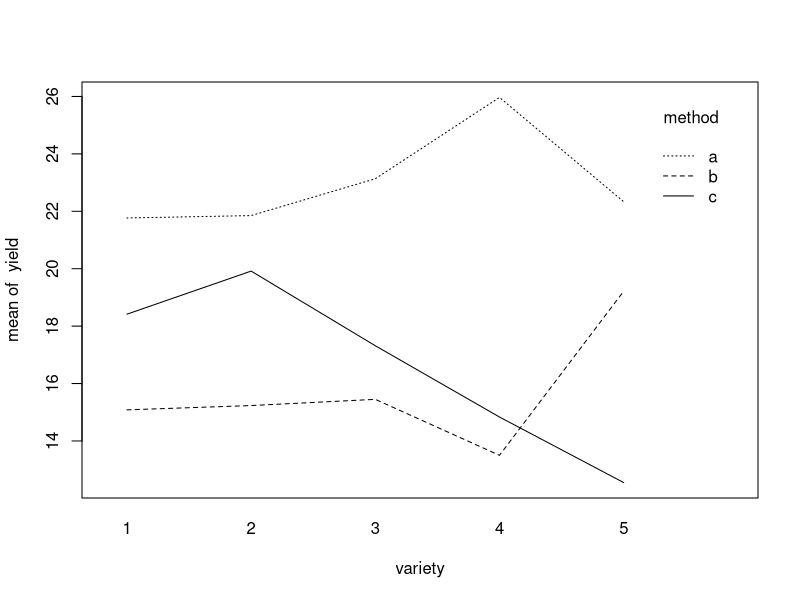

Source code (R):
# Example 2 of factorial design
# Install packages if not already installed
#install.packages(c("tidyverse", "car", "emmeans"))

library(tidyverse)
library(car)
library(emmeans)




# Raw input data
factorial <- data.frame(
  method = rep(c("a", "b", "c"), each = 30),
  variety = rep(c("1", "2", "3", "4", "5"), each = 6),
  yield = c(
    221, 241, 191, 221, 251, 181,       
    271, 151, 206, 286, 151, 246,
    223, 258, 228, 283, 213, 183,
   198, 283, 268, 273, 268, 268,
   200, 170, 240, 225, 280, 225,
    135, 145, 115,  60, 270, 180,
    169, 174, 104, 194, 119, 154,
     157, 102, 167, 197, 182, 122,
     151,  65, 171,  76, 136, 211,
     218, 228, 188, 213, 163, 143,
     190, 220, 200, 145, 190, 160,
     200, 220, 255, 165, 180, 175,
     164, 144, 214, 199, 104, 214,
   245, 160, 110,  75, 145, 155,
     118, 143, 213,  63,  78, 138        
  )
)



factorial$method <- as.factor(factorial$method)
factorial$variety <- as.factor(factorial$variety)
factorial <- factorial %>%
  mutate(yield = yield / 10)
############################################################################################################
# Fit model with interaction + Type III ANOVA
model.grasses <- lm(yield ~ variety * method, data = factorial)
Anova(model.grasses, type = "III")  

# Variety*Method LSMeans
emm_vm <- emmeans(model.grasses, ~ variety * method)
with(factorial,
     interaction.plot(variety,method,yield)) 

# Method*Variety LSMeans
emm_mv <- emmeans(model.grasses, ~ method * variety)
summary(emm_mv)

# Slice by variety
emmeans(model.grasses, ~ method | variety) %>%
  contrast(method = "pairwise")  
# Slice by method
emmeans(model.grasses, ~ variety | method) %>%
  contrast(method = "pairwise")  

#########################################################################################################
# Simple Effect Comparisons Table
emm_all <- emmeans(model.grasses, ~ method * variety)

# Simple effects by variety
contrast(emm_all, method = "pairwise", by = "variety")

# Simple effects by method
contrast(emm_all, method = "pairwise", by = "method")


# Contrast: A vs B,C in V1
contrast(emm_all, method = list(
  "A vs B,C in V1" = c(2, 0, 0, 0, 0, -1, 0, 0, 0, 0, -1, 0, 0, 0, 0)
), adjust = "none")

contrast(emm_all, method = list(
  "A vs B,C in V1" = c(2, 0, 0, 0, 0, -1, 0, 0, 0, 0, -1, 0, 0, 0, 0),
  "A vs B,C in V2" = c(0, 2, 0, 0, 0, 0, -1, 0, 0, 0, 0, -1, 0, 0, 0),
  "A vs B,C in V3" = c(0, 0, 2, 0, 0, 0, 0, -1, 0, 0, 0, 0, -1, 0, 0),
  "A vs B,C in V4" = c(0, 0, 0, 2, 0, 0, 0, 0, -1, 0, 0, 0, 0, -1, 0),
  "A vs B,C in V5" = c(0, 0, 0, 0, 2, 0, 0, 0, 0, -1, 0, 0, 0, 0, -1)
), adjust = "none")

# V1 vs V5
contrast(emm_all, method = list(
  "A vs B,C by V1 vs V5" = c(1, 0, 0, 0, -1, -0.5, 0, 0, 0, 0.5, -0.5, 0, 0, 0, 0.5)
), adjust = "none")
